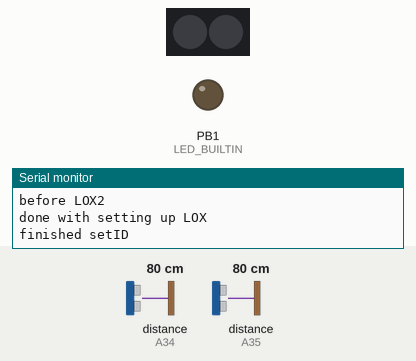
This sketch was run on a simulated ATtiny85, built with avr-gcc and run on an emulated ATtiny85. Shown: 2 RGB LEDs in strip order, left to right, output pins drawn as LEDs (lit = HIGH), the last lines printed to the serial monitor. Inputs (shaded band) come from the test bench; at power-on: distance to the obstacle (sensors on A34, A35) 80 cm. Dim RGB values are drawn brighter than linear.

Above: at 1.2 s.
1.3 s: distance to the obstacle (sensor on A34) set to 22 cm
2.8 s: distance to the obstacle (sensor on A34) set to 18 cm
At 3.5 s:
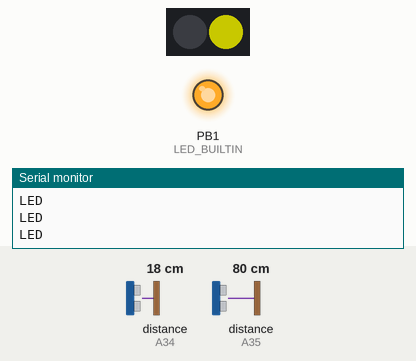
4.3 s: distance to the obstacle (sensor on A34) set to 2 cm
At 6.4 s:
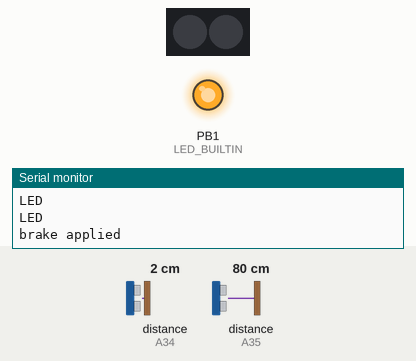
7.3 s: distance to the obstacle (sensor on A35) set to 18 cm
At 8.4 s:
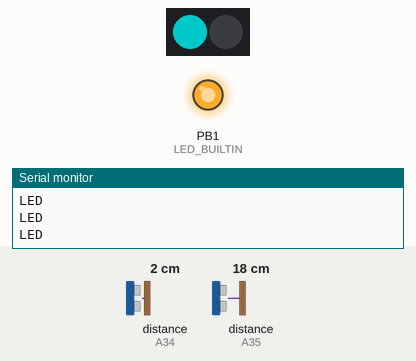
8.8 s: distance to the obstacle (sensor on A35) set to 2 cm
Timing chart, 0 to 11.9 s (numbered marks = the images above; inputs shaded):
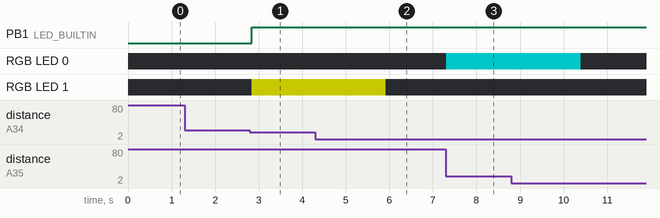

Measured:
- the behaviour switches between 20 and 19 cm on distance to the obstacle (sensor on A34) (found by bisection; images 0 and 1)
- after the input at 1.3 s, every drawn part: stays the same
- after the input at 2.8 s, PB1 (LED_BUILTIN): LOW → HIGH at once; RGB LED 1: off → RGB(100, 100, 0) at once
- after the input at 7.3 s, RGB LED 0: off → RGB(0, 100, 100) at once

The sketch:

MSI_flip_copy.ino
```cpp
#include <Wire.h>
#include <Servo.h>
#include "Adafruit_VL53L0X.h"

// address we will assign if dual sensor is present
#define LOX1_ADDRESS 0x30
#define LOX2_ADDRESS 0x31

// set the pins to shutdown
#define SHT_LOX1 12
#define SHT_LOX2 13

// objects for the vl53l0x
Adafruit_VL53L0X lox1 = Adafruit_VL53L0X();
Adafruit_VL53L0X lox2 = Adafruit_VL53L0X();

// this holds the measurement
VL53L0X_RangingMeasurementData_t measure1;
VL53L0X_RangingMeasurementData_t measure2;

const unsigned int MAX_MESSAGE_LENGTH = 12;
//Create a place to hold the incoming message

String InBytes;
int val = 0;
int motorSpeed = 0;

#define motor    9  // pwm pin for motor to roll
#define brake    5  //
#define dir    7    //

double prevVal = 0;
int currDir = 0;
String str = "0";

// neopixel parameters
#include <Adafruit_NeoPixel.h>
#ifdef __AVR__
 #include <avr/power.h> // Required for 16 MHz Adafruit Trinket
#endif

#define PIN       A2
#define NUMPIXELS 2 // Popular NeoPixel ring size
Adafruit_NeoPixel pixels(NUMPIXELS, PIN, NEO_GRB + NEO_KHZ800);

unsigned long motorStartTime;  // Start time of the motor pin
bool motorOn = false;     // Motor pin status

int r = 0;
int g = 0;
int b = 0;
int lednum = 0;
int speed = 0;

void setup() {
  Serial.begin(115200);
  pinMode(LED_BUILTIN, OUTPUT);
  Serial.println("going to run setID");
  setID();
  Serial.println("finished setID");
  setupNeo();
}

void loop() {
  // dualTOF();
  // readSensor1();
  // readSensor2();

  // motorSpeedViaSerial();
  // proxemicInteraction();

  lox1.rangingTest(&measure1, false);
  lox2.rangingTest(&measure2, false);

  int dist1 = measure1.RangeMilliMeter;
  int dist2 = measure2.RangeMilliMeter;


  if (motorOn == false) {
    if (measure2.RangeStatus != 4) {  // if not out of range
      if (dist2 < 200 && dist2 > 150) {
        motorOn = true;
        motorStartTime = millis();
        lednum = 0;
        speed = 120;
        r = 0;
        g = 100;
        b = 100;
      }
    }
    if (measure1.RangeStatus != 4) {  // if not out of range
      if (dist1 < 200 && dist1 > 150) {
        motorOn = true;
        speed = -120;
        motorStartTime = millis();
        lednum = 1;
        r = 100;
        g = 100;
        b = 0;
      }
    }
  }

  if (motorOn) {
    // Turn on the motor pin and record the start time
    lightupNumRGB(lednum,r,g,b);
    runAt(speed);
    Serial.println("LED");
    if (millis() - motorStartTime >= 3000) {
      // Turn on the brake pin after 2 seconds and turn off the motor pin
      applyBrake();
      delay(50);  // Wait for a short time for the brake to engage
      stopMotor();  // Double check the motor pin is off
      digitalWrite(brake, LOW);
      motorOn = false;
      lightupNumRGB(0,0,0,0);
      Serial.println("brake applied");
    }
  }
}
```

TOF.ino
```cpp
// void setupTOF() {
//   while (! Serial) {
//     delay(1);
//   }

//   Serial.println("Adafruit VL53L0X test");
//   if (!lox.begin()) {
//     Serial.println(F("Failed to boot VL53L0X"));
//     while(1);
//   }
//   // power
//   Serial.println(F("VL53L0X API Simple Ranging example\n\n"));
// }

// int readingTOF() {
//   VL53L0X_RangingMeasurementData_t measure;

//   lox.rangingTest(&measure, false); // pass in 'true' to get debug data printout!

//   if (measure.RangeStatus != 4) {  // phase failures have incorrect data
//     Serial.println(measure.RangeMilliMeter);
//   } else {
//     Serial.println(" out of range ");
//   }
//   return measure.RangeMilliMeter;

// }

// void oneTOF() {
//   int dist = readingTOF();
//   if (dist < 100 && dist > 30) {
//     runAtFor(120, 1500);
//     applyBrakeFor(50);
//     stopFor(10);
//   } else {
//     analogWrite(motor, 0);
//   }
// }

void setID() {
  Serial.println("before everything");
  // all reset
  digitalWrite(SHT_LOX1, LOW);
  digitalWrite(SHT_LOX2, LOW);
  delay(10);
  // all unreset
  digitalWrite(SHT_LOX1, HIGH);
  digitalWrite(SHT_LOX2, HIGH);
  delay(10);

  // activating LOX1 and resetting LOX2
  digitalWrite(SHT_LOX1, HIGH);
  digitalWrite(SHT_LOX2, LOW);

  Serial.println("before LOX1");
  // initing LOX1
  if(!lox1.begin(LOX1_ADDRESS)) {
    Serial.println(F("Failed to boot first VL53L0X"));
    while(1);
  }
  delay(10);

  Serial.println("before LOX2");
  // activating LOX2
  digitalWrite(SHT_LOX2, HIGH);
  delay(10);

  //initing LOX2
  if(!lox2.begin(LOX2_ADDRESS)) {
    Serial.println(F("Failed to boot second VL53L0X"));
    while(1);
  }
  Serial.println("done with setting up LOX");
}

void readSensor1() {
  lox1.rangingTest(&measure1, false); // pass in 'true' to get debug data printout!
  // print sensor one reading
  Serial.print(F("1: "));
  if(measure1.RangeStatus != 4) {     // if not out of range
    int dist1 = measure1.RangeMilliMeter;
    Serial.print(dist1);
    if (dist1 < 200 && dist1 > 150) {
      lightupNumRGB(0,150,150,0);
    } else {
      Serial.println("dfdf");
      lightupNumRGB(0,0,0,0);
    }
  } else {
    Serial.print(F("Out of range"));
    lightupNumRGB(0,0,0,0);
  }

  Serial.print(F(" "));

}

void readSensor2() {
  lox2.rangingTest(&measure2, false); // pass in 'true' to get debug data printout!
  // print sensor two reading
  Serial.print(F("2: "));
  if(measure2.RangeStatus != 4) {
    int dist2 = measure2.RangeMilliMeter;
    Serial.print(dist2);
    if (dist2 < 200 && dist2 > 150) {
      lightupNumRGB(1,0,0,150);
    } else {
      lightupNumRGB(1,0,0,0);
    }
  } else {
    Serial.print(F("Out of range"));
    lightupNumRGB(1,0,0,0);
  }

  Serial.println();
}

// void read_dual_sensors() {

//   lox1.rangingTest(&measure1, false); // pass in 'true' to get debug data printout!
//   lox2.rangingTest(&measure2, false); // pass in 'true' to get debug data printout!

//   // print sensor one reading
//   Serial.print(F("1: "));
//   if(measure1.RangeStatus != 4) {     // if not out of range
//     Serial.print(measure1.RangeMilliMeter);
//   } else {
//     Serial.print(F("Out of range"));
//   }

//   Serial.print(F(" "));

//   // print sensor two reading
//   Serial.print(F("2: "));
//   if(measure2.RangeStatus != 4) {
//     Serial.print(measure2.RangeMilliMeter);
//   } else {
//     Serial.print(F("Out of range"));
//   }

//   Serial.println();
// }

void dualTOF() {
  readSensor1();
  readSensor2();
}

void proxemicInteraction() {

  lox1.rangingTest(&measure1, false);
  lox2.rangingTest(&measure2, false);

  int dist1 = measure1.RangeMilliMeter;
  int dist2 = measure2.RangeMilliMeter;
  int speed = 0;

  if (measure1.RangeStatus != 4) {  // if not out of range
    if (dist1 < 200 && dist1 > 150) {
      motorOn = true;
    }

  // else if (measure2.RangeStatus != 4) {  // if not out of range
  //   if (dist2 < 200 && dist2 > 150) {
  //     if (!motorOn) {
  //       // Turn on the motor pin and record the start time
  //       lightupNumRGB(1,0,0,150);
  //       runAt(-speed);
  //       motorStartTime = millis();
  //       motorOn = true;
  //     } else if (millis() - motorStartTime >= 2000) {
  //       // Turn on the brake pin after 2 seconds and turn off the motor pin
  //       applyBrake();
  //       delay(50);  // Wait for a short time for the brake to engage
  //       stopMotor();  // Double check the motor pin is off
  //       motorOn = false;
  //     }
  //   }
  }
}
```

neopixel.ino
```cpp
void setupNeo() {
  #if defined(__AVR_ATtiny85__) && (F_CPU == 16000000)
    clock_prescale_set(clock_div_1);
  #endif
  // END of Trinket-specific code.
  pixels.begin(); // INITIALIZE NeoPixel strip object (REQUIRED)

}

void lightupNumRGB(int number, int r, int g, int b) {
  pixels.clear(); // Set all pixel colors to 'off'
  pixels.setPixelColor(number, pixels.Color(r, g, b));
  pixels.show();   // Send the updated pixel colors to the hardware.
}

void turnOffAllLEDs(){
  pixels.clear();
}
```

serialSpeedControl.ino
```cpp
int motorTrans(int val) {
  int speed = 0;
  if (val >= 0) {
    digitalWrite(dir, LOW);
    // Serial.println("ccw");
    speed = min(val, 255);
  } else {
    digitalWrite(dir, HIGH);
    // Serial.println("cw");
    speed = min(abs(val), 255);
  }
  if (speed != 0) {
    digitalWrite(LED_BUILTIN, HIGH);
  } else {
    digitalWrite(LED_BUILTIN, LOW);
  }
  prevVal = val;
  return speed;
}


void motorSpeedViaSerial() {
  //Check to see if anything is available in the serial receive buffer
  while (Serial.available() > 0) {
    static char message[MAX_MESSAGE_LENGTH];
    static unsigned int message_pos = 0;

    //Read the next available byte in the serial receive buffer
    char inByte = Serial.read();

  //Message coming in (check not terminating character) and guard for over message size
    if (inByte != '\n' && (message_pos < MAX_MESSAGE_LENGTH - 1)){
      //Add the incoming byte to our message
      message[message_pos] = inByte;
      message_pos++;
    } else {
      //Add null character to string
      message[message_pos] = '\0';
      Serial.println(message);
      if (message[0] == 'b') {
        Serial.println("brake");
        digitalWrite(brake, HIGH);
      } else {
        digitalWrite(brake, LOW);
      }
      val = atoi(message); // between 0 and 255

      motorSpeed = motorTrans(val);

      // Reset for the next message
      message_pos = 0;
    }
  }
  // if (motorSpeed > 0) {
  //   lightupNumRGB(0,0,100,100);
  //   lightupNumRGB(1,0,0,0);
  // } else if (motorSpeed < 0) {
  //   lightupNumRGB(1,100,100,0);
  //   lightupNumRGB(0,0,0,0);
  // }
  analogWrite(motor, motorSpeed);
  delay(10);
}


void applyBrake() {
  digitalWrite(brake, HIGH);
}

void runAt(int motorspeed) {
  digitalWrite(brake, LOW);
  int s = motorTrans(motorspeed);
  analogWrite(motor, s);
}

void stopMotor() {
  analogWrite(motor, 0);
}
```
